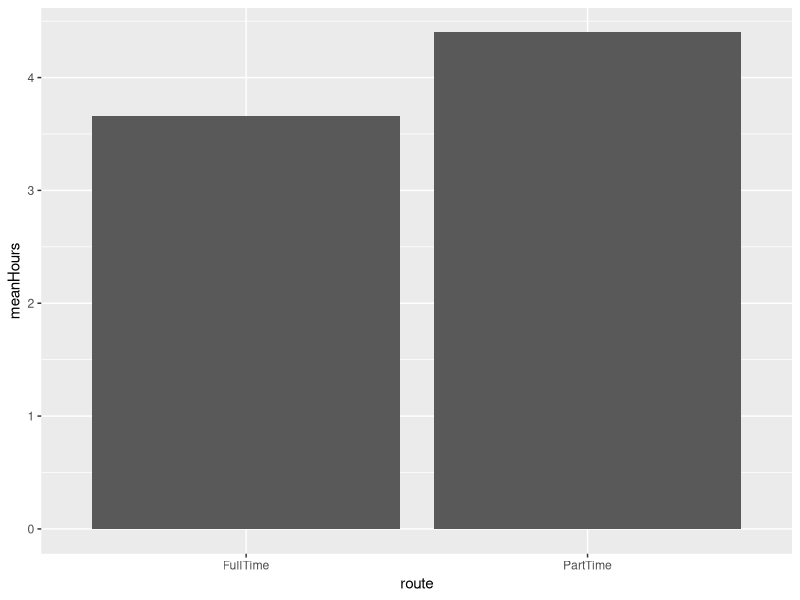

This figure's R source:
## ---- chunk 1
knitr::opts_chunk$set(echo = FALSE, message = FALSE, warning = FALSE)
## ---- chunk 2
library(dplyr)
library(knitr)
library(ggplot2)

myData <-  read.csv("datasets/studentData.csv")

myData$route <- as.factor(myData$route)

summaryTable <- myData %>% 
  group_by(route) %>%
  summarise(meanHours = mean(hoursOfStudy), SDHours = sd(hoursOfStudy)) %>%
as.data.frame()

summaryTable %>% kable() 




## ---- chunk 3
summaryTable %>%
  ggplot(aes(x = route, y = meanHours)) + geom_col()
